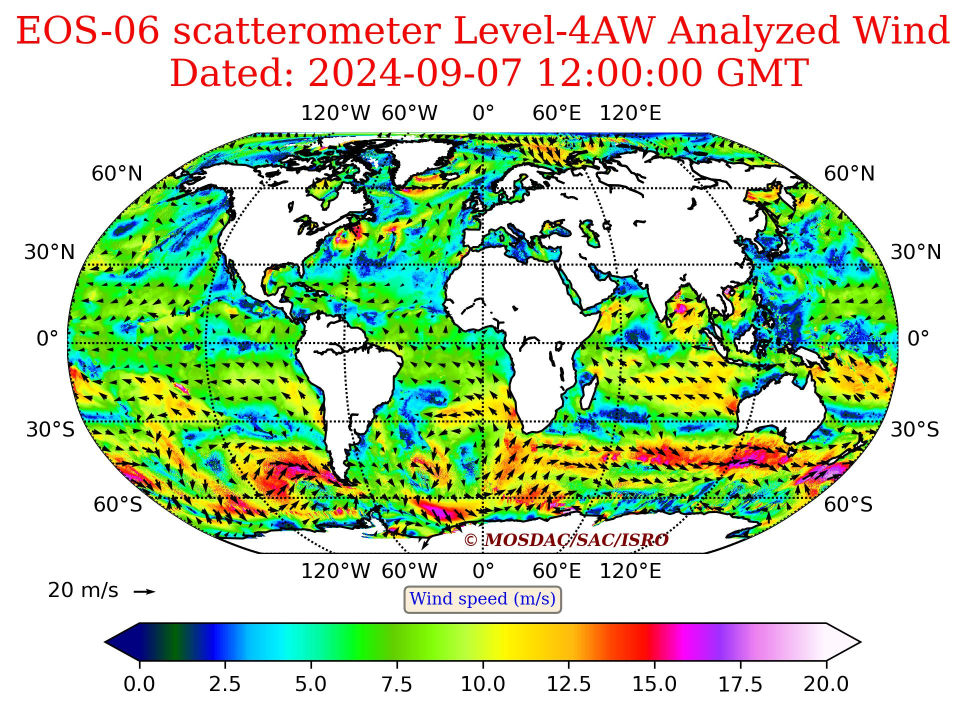
#> input picture Bhot-sih-liya-main/i1.jpg, 1931 x 1421 px (shown at 1/2 size)
$ python adw.py
#> lines starting #> are read from the running program, lines starting #| are printed output that depends on the picture; after the words box and inside, x2 and y2 are one past the last pixel; in counts of white or black regions, pixels touching at a corner belong together
import cv2
import numpy as np
from matplotlib import pyplot as plt

# Load the image
image_path = 'i1.jpg'  # Change to the path of your image
image = cv2.imread(image_path)
#> image is the input picture: shape (1421, 1931, 3); mean B, G, R 178.5, 213.9, 187.7

# Convert to grayscale
gray = cv2.cvtColor(image, cv2.COLOR_BGR2GRAY)
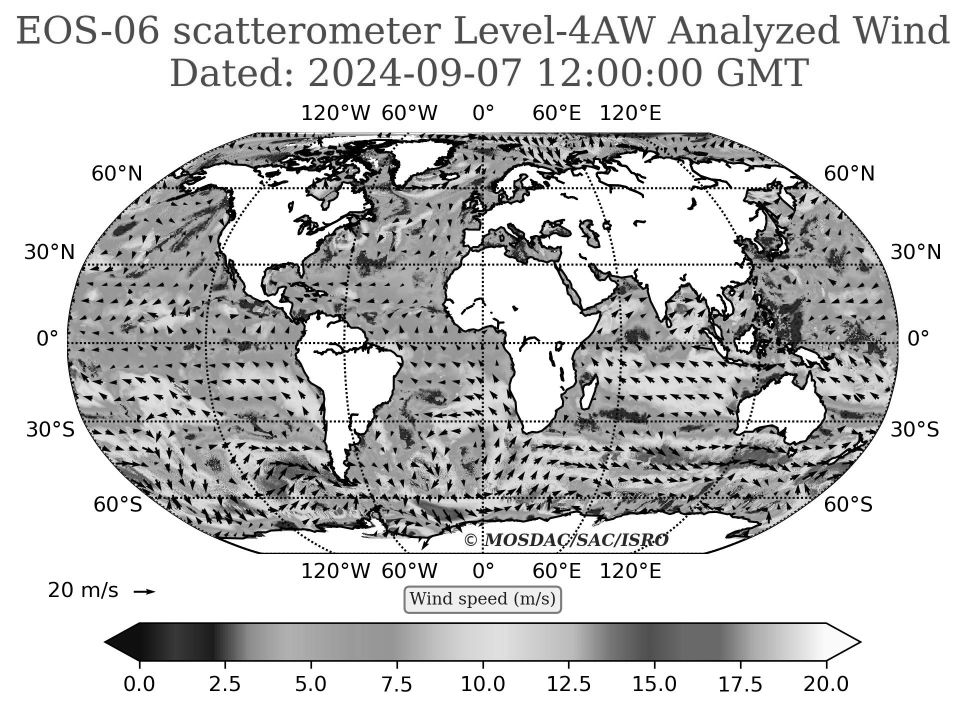
#> gray: shape (1421, 1931) (shown at 1/2 size); min 0, max 255, mean 202

# Apply Canny edge detection to detect all edges
edges = cv2.Canny(gray, 50, 150)
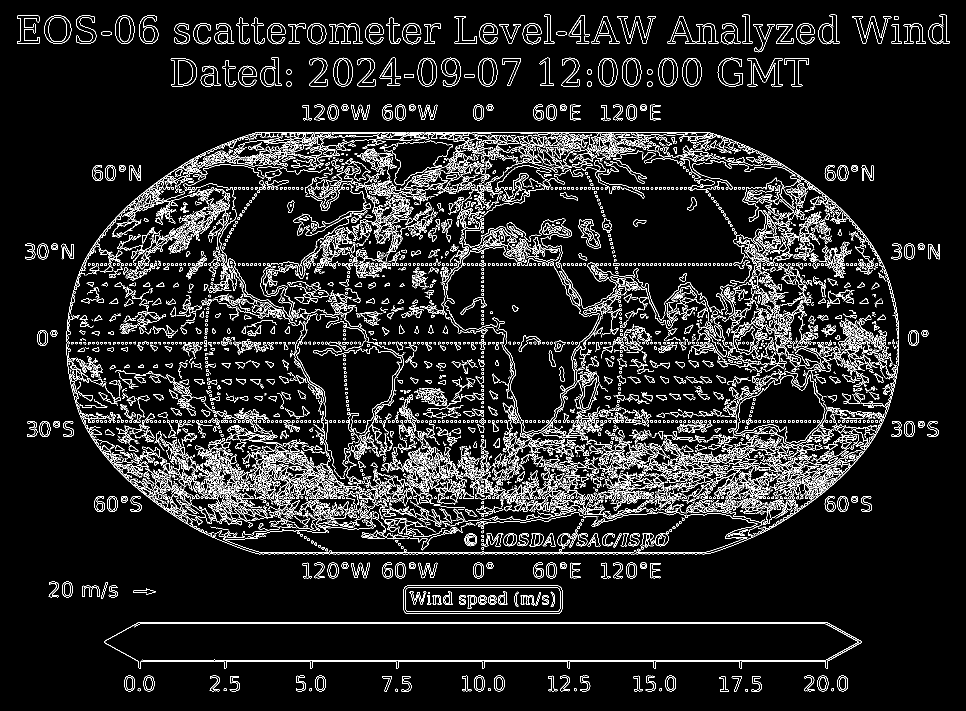
#> edges: shape (1421, 1931) (shown at 1/2 size); 8.4% white in thin lines or dots

# Find contours from the detected edges
contours, _ = cv2.findContours(edges, cv2.RETR_EXTERNAL, cv2.CHAIN_APPROX_SIMPLE)
#> contours = 6061 contours, 5149 with area under 20; largest, box (x1, y1, x2, y2) and area: (208, 1244, 1724, 1338) 114818, (806, 1171, 1125, 1228) 17672, (133, 264, 1798, 1110) 3150, (88, 30, 143, 88) 2435, (596, 264, 1798, 678) 2364

# Loop through each contour to detect arrows based on their shape
for contour in contours:
    # Fit a bounding box around the contour
    rect = cv2.minAreaRect(contour)
    box = cv2.boxPoints(rect)
    box = np.int0(box)

    # Calculate the width and height of the bounding box
    width, height = rect[1]

    # Filter based on the aspect ratio of the bounding box (arrows are long and narrow)
#> (the run stopped early here; a loop or call above may not have finished)
